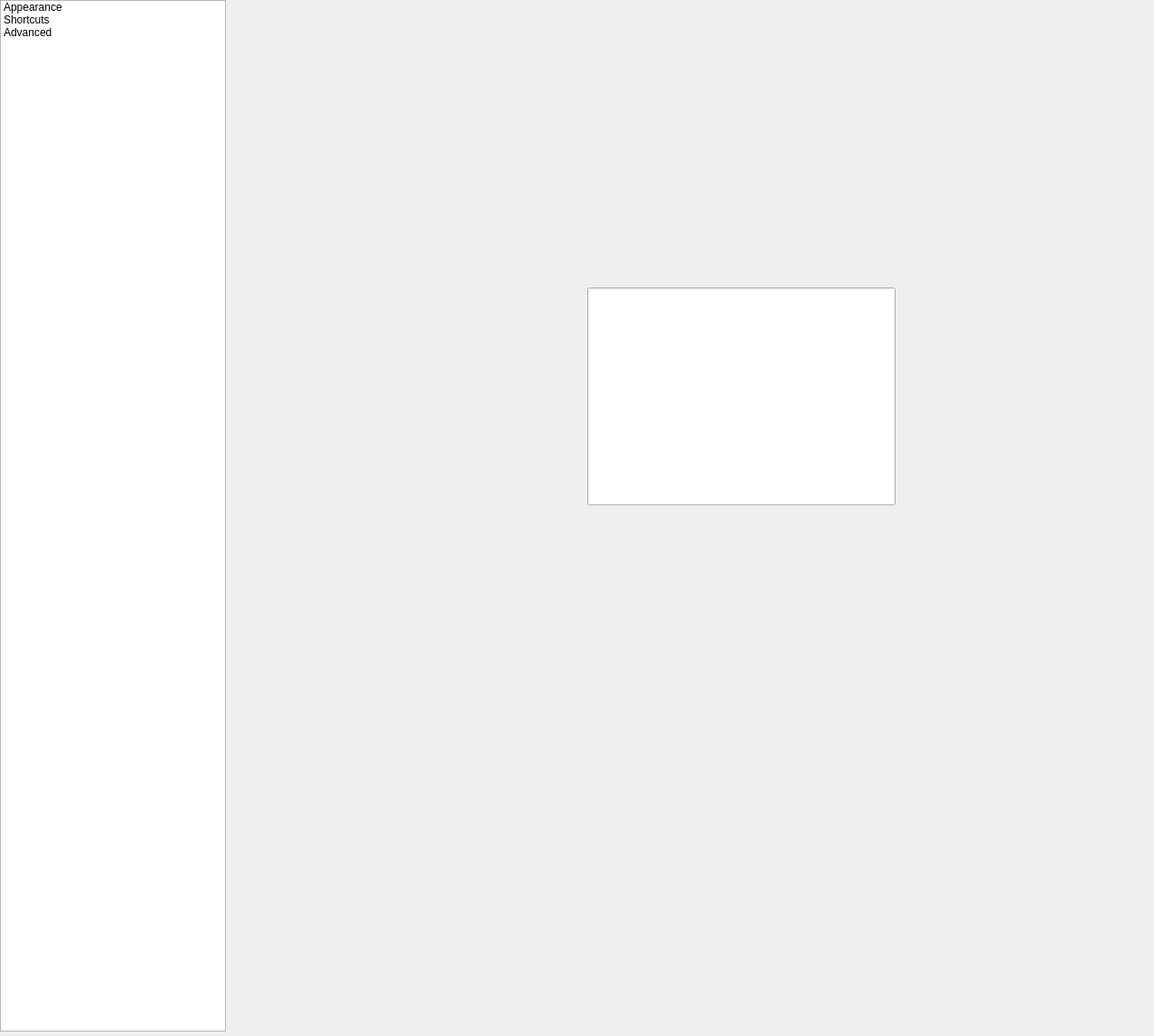
<?xml version="1.0" encoding="UTF-8"?>
<ui version="4.0">
 <class>MainWindow</class>
 <widget class="QMainWindow" name="MainWindow">
  <property name="geometry">
   <rect>
    <x>0</x>
    <y>0</y>
    <width>1277</width>
    <height>1146</height>
   </rect>
  </property>
  <property name="windowTitle">
   <string>MainWindow</string>
  </property>
  <widget class="QWidget" name="centralwidget">
   <widget class="QListWidget" name="listWidget">
    <property name="geometry">
     <rect>
      <x>0</x>
      <y>0</y>
      <width>250</width>
      <height>1141</height>
     </rect>
    </property>
    <item>
     <property name="text">
      <string>Appearance</string>
     </property>
    </item>
    <item>
     <property name="text">
      <string>Shortcuts</string>
     </property>
    </item>
    <item>
     <property name="text">
      <string>Advanced</string>
     </property>
    </item>
   </widget>
   <widget class="QLineEdit" name="lineEdit">
    <property name="geometry">
     <rect>
      <x>650</x>
      <y>318</y>
      <width>341</width>
      <height>241</height>
     </rect>
    </property>
   </widget>
  </widget>
 </widget>
 <resources/>
 <connections>
  <connection>
   <sender>listWidget</sender>
   <signal>currentRowChanged(int)</signal>
   <receiver>lineEdit</receiver>
   <slot>paste()</slot>
   <hints>
    <hint type="sourcelabel">
     <x>124</x>
     <y>570</y>
    </hint>
    <hint type="destinationlabel">
     <x>820</x>
     <y>438</y>
    </hint>
   </hints>
  </connection>
 </connections>
</ui>
